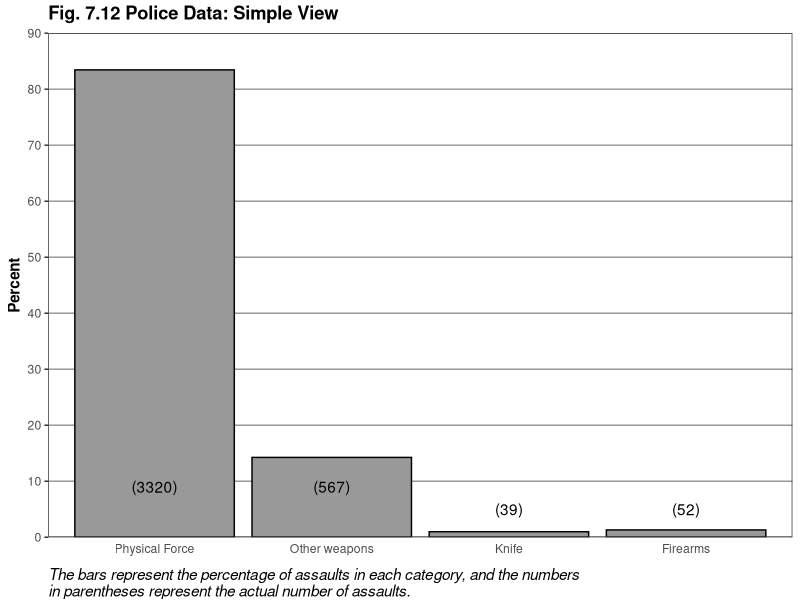
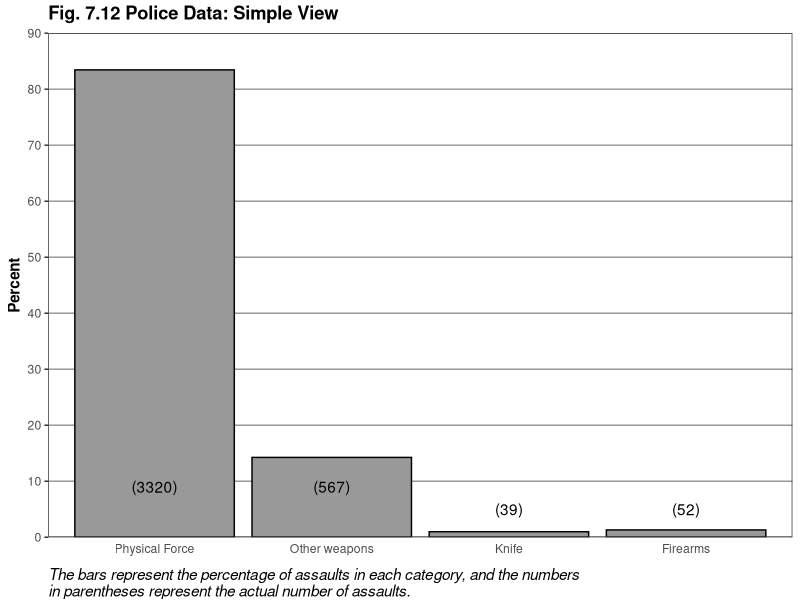

Write R code to recreate these figures, in order.
library(ggplot2)

this_base <- "fig07-12_police-data-simple-view"

my_data <- data.frame(
	assaults = c(3320, 567, 39, 52),
	percent = c(3320, 567, 39, 52) / 3978 * 100, 
	variable = c("Physical Force", "Other weapons", "Knife", "Firearms")
)

my_data$variable <- factor(my_data$variable, c("Physical Force", "Other weapons", "Knife", "Firearms"))

p <- ggplot(my_data, aes(x = variable, y = percent)) +
	geom_bar(stat = "identity", fill = "grey60", colour = "black") + 
	geom_text(y = c(9, 9, 5, 5), label = paste0("(", my_data$assaults, ")")) +
	theme_bw() +
	theme(panel.grid.major.x = element_blank(),
				panel.grid.major.y = element_line(colour = "grey60"),
				panel.grid.minor = element_blank(),
				axis.ticks.x = element_blank(),
				axis.title.y = element_text(face = "bold"),
				axis.title.x = element_text(hjust = 0, vjust = -1, face = "italic")) +
	scale_y_continuous(breaks = seq(0, 90, 10),
										 limits = c(0, 90),
										 expand = c(0, 0)) +
	labs(x = "The bars represent the percentage of assaults in each category, and the numbers
in parentheses represent the actual number of assaults.",
			 y = "Percent")

p <- p + ggtitle("Fig. 7.12 Police Data: Simple View") +
	theme(plot.title = element_text(size = rel(1.2), face = "bold", vjust = 1.5))

p

ggsave(paste0(this_base, ".png"), p,
			 width = 7, height = 4)

## todo : add secondary title to plot
